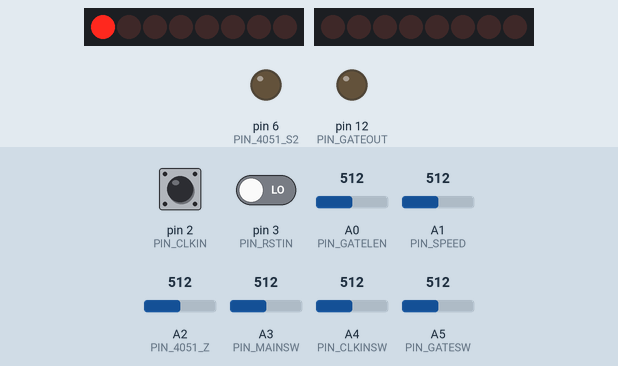
Recording of a sketch running on a simulated Arduino Uno, built with avr-gcc and run on an emulated ATmega328P. Shown: 2 × 8 shift-register outputs drawn as a row of LEDs (first output left, lit = HIGH), output pins drawn as LEDs (lit = HIGH). Wiring (inferred from the names in the program): 2 × shift register (74HC595): data pin 10, shift clock pin 13, latch pin 11 / data pin 5, shift clock pin 4. Wiring (inferred from the signals the program sends): 2 × row of LEDs: on Q0, Q1, Q2, Q3, Q4, Q5, Q6, Q7 / on Q0, Q1, Q2, Q3, Q4, Q5, Q6, Q7. Dashed ring = blinking. The test bench sets the inputs (shaded band); at power-on: A4 (PIN_CLKINSW) = 512, A1 (PIN_SPEED) = 512, A0 (PIN_GATELEN) = 512, A3 (PIN_MAINSW) = 512, pin 2 (PIN_CLKIN) HIGH, pin 3 (PIN_RSTIN) LOW, A2 (PIN_4051_Z) = 512, A5 (PIN_GATESW) = 512. Random numbers use the default seed unless the sketch sets one; pins used as bus, display or sensor lines are not drawn.

Above: at 1.2 s.
1.3 s: A4 (PIN_CLKINSW) set to 498
At 1.51 s:
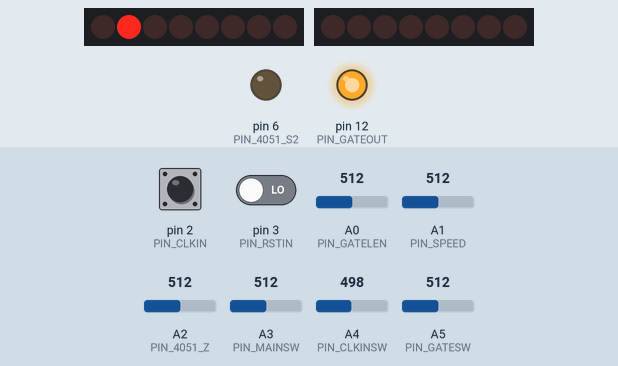
3.1 s: A1 (PIN_SPEED) set to 900
At 5.96 s:
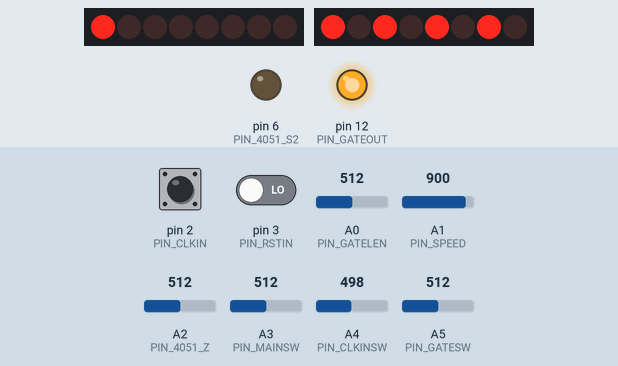
6.1 s: A0 (PIN_GATELEN) set to 10
At 7.31 s:
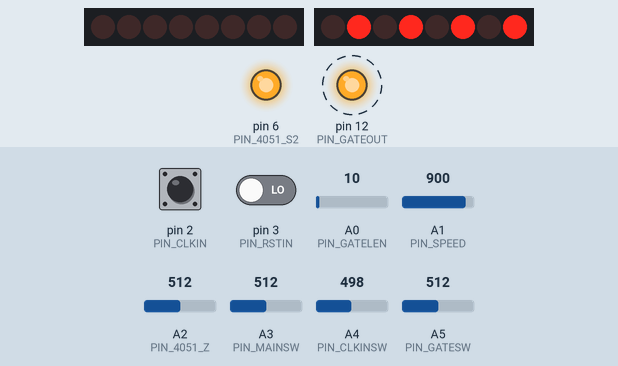
8.3 s: A3 (PIN_MAINSW) set to 306
At 9.7 s:
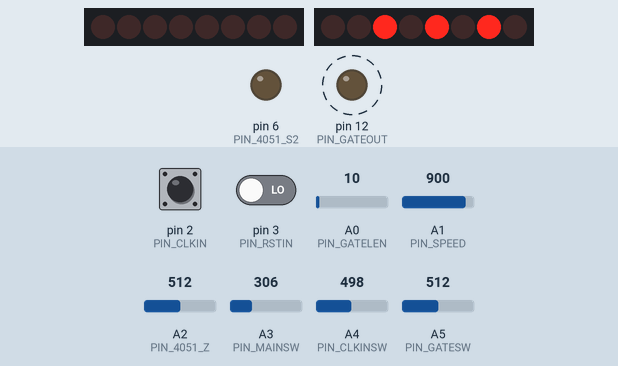
11.3 s: A0 (PIN_GATELEN) set to 306
At 11.7 s:
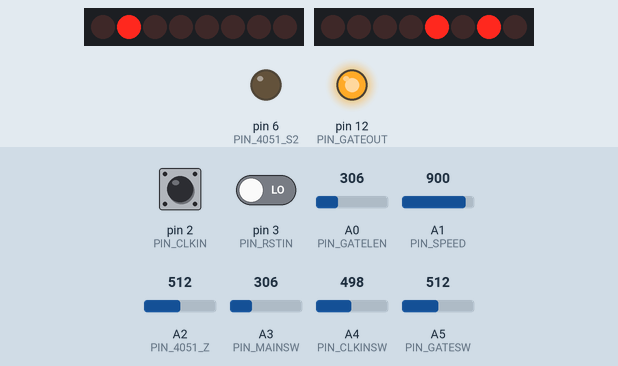
14.3 s: A4 (PIN_CLKINSW) set to 522
At 15.4 s:
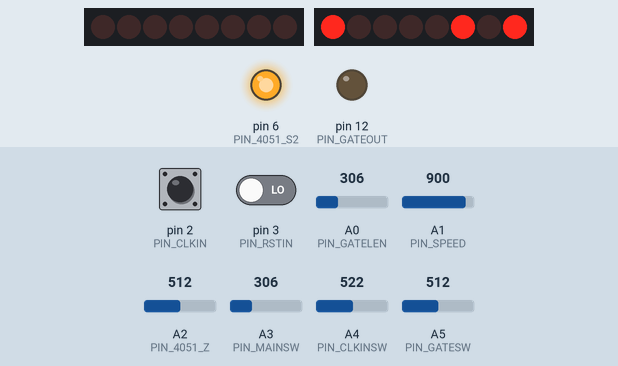
Timing chart, 0 to 17.0 s (numbered marks = the images above; inputs shaded):
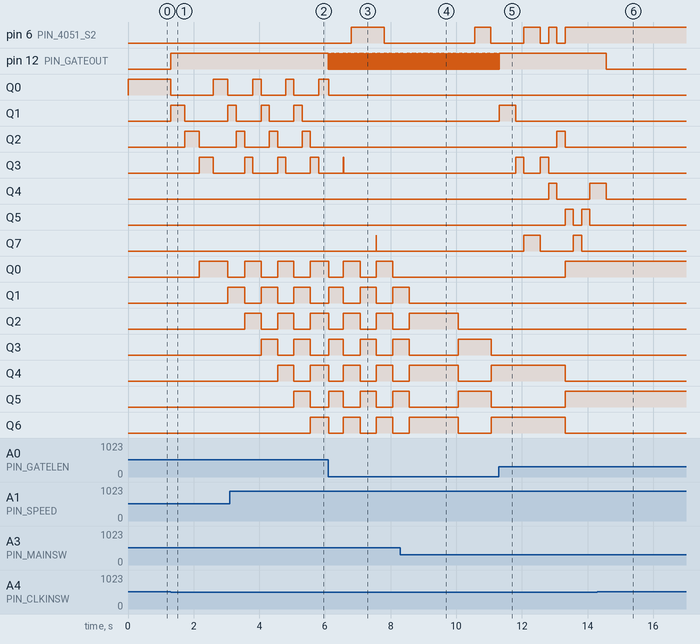

Measured:
- the behaviour switches between 512 and 511 on A4 (PIN_CLKINSW) (found by bisection; images 0 and 1)
- after the input at 1.3 s, pin 12 (PIN_GATEOUT): LOW → HIGH at once; Q0: HIGH → LOW at once, → HIGH 1.3 s later, → LOW 0.43 s later; Q1: LOW → HIGH at once, → LOW 0.43 s later, → HIGH 1.3 s later; Q2: LOW → HIGH after 0.44 s, → LOW 0.43 s later; Q3: LOW → HIGH after 0.87 s, → LOW 0.43 s later
- after the input at 6.1 s, pin 12 (PIN_GATEOUT): alternates HIGH for 0.01 s and LOW for 0.04 s, starting at once
- after the input at 8.3 s, pin 6 (PIN_4051_S2): LOW → HIGH after 2.3 s, → LOW 0.50 s later
- after the input at 14.3 s, pin 12 (PIN_GATEOUT): HIGH → LOW after 0.27 s

The sketch:

diymetro.ino
```cpp
//
// TODO in next PCB version:
// PIN_GATEOUT moved from PIN12/PB4/ICp18 to PIN8/PB0/ICp14
// PIN_CLKINSW moved from A4/PC4/ICp27 to PIN15/PB1/ICp15
// Reversed 595 SER + RCK
// CV Pot Input = A4/PC4/ICp27
//

// Timing configurables, all values are in microseconds.
// You might need to tweak these depending on your hardware.
#define CLOCK_LENGTH 250
#define GATE_DELAY 1000

// Defines the max length in microsecs of the gate length pot.
#define MAX_GATE_TIME 1000000

// sensor inputs
#define PIN_SPEED A1
#define PIN_GATELEN A0
#define PIN_4051_Z A2
#define PIN_MAINSW A3
#define PIN_CLKINSW A4
#define PIN_GATESW A5
#define PIN_CLKIN 2
#define PIN_RSTIN 3

// sensor outputs
#define PIN_CLKOUT 7	 // PD7
#define PIN_GATEOUT 12   // PB4
#define PIN_594_SER 10   // PB2
#define PIN_594_RCLK 11  // PB3
#define PIN_594_SRCLK 13 // PB5

// 4051 port configuration.
// You can't change this without changing PORTD logic below.
#define PIN_4051_S0 4
#define PIN_4051_S1 5
#define PIN_4051_S2 6

void setup()
{
	pinMode(PIN_CLKOUT, OUTPUT);
	pinMode(PIN_GATEOUT, OUTPUT);
	pinMode(PIN_4051_S0, OUTPUT);
	pinMode(PIN_4051_S1, OUTPUT);
	pinMode(PIN_4051_S2, OUTPUT);
	pinMode(PIN_594_SER, OUTPUT);
	pinMode(PIN_594_RCLK, OUTPUT);
	pinMode(PIN_594_SRCLK, OUTPUT);
	pinMode(PIN_CLKIN, INPUT_PULLUP);
	attachInterrupt(digitalPinToInterrupt(PIN_CLKIN), clock_receive, RISING);
	attachInterrupt(digitalPinToInterrupt(PIN_RSTIN), reset_receive, RISING);
	randomSeed(analogRead(0));
	shiftOut2(0x01); // Turn on first led
}

int step = 0;
int stepCount = 0;
int maxSteps = 1;
int reverse = 0;
int substep = 0;

unsigned long lastNotePlayed = micros();
bool gateOpen = false;

// clock_receive is a hardware interrupt callback.
byte clkState = LOW;
volatile byte clock = LOW;
void clock_receive()
{
	clock = !clock;
}

// reset_receive is a hardware interrupt callback.
volatile byte reset = LOW;
void reset_receive()
{
	reset = !reset;
}

// myAnalogRead reads the analog input twice
// to stabilize the ADC input before returning
// a value.
int myAnalogRead(int pin)
{
	analogRead(pin);
	return analogRead(pin);
}

void doreset()
{
	reset = false;
	stepCount = maxSteps;
	step = -1;
	reverse = 0;
	substep = -1;

	lastNotePlayed = micros();
	clkState = LOW;
	clock = HIGH;
}

void loop()
{
	if (reset)
	{
		doreset();
	}
	// gatelen goes from 0.0 to 1.0
	float gatelen = float(myAnalogRead(PIN_GATELEN)) / 1024.0;

	// calc note length in microseconds, this ranges from about 6 to 300 bpm or so
	unsigned long speed = 45000000.0 / (float(myAnalogRead(PIN_SPEED)) + 10.0);

	// clocksw is high if an external clock is plugged in.
	int ic = myAnalogRead(PIN_CLKINSW);
	bool intclock = ic < 512;

	// if the gate is still open, turn it off after some time.
	if (gateOpen && lastNotePlayed < micros() - (MAX_GATE_TIME * gatelen))
	{
		digitalWrite(PIN_GATEOUT, LOW);
		shiftOut2(0);
		gateOpen = false;
	}

	// decide if we want to trigger the next step of the sequencer.
	if (intclock)
	{
		// wait for certain time in internal clock mode
		if (lastNotePlayed > micros() - speed)
		{
			return;
		}
	}
	else
	{
		// wait for clock signal if ext clock is connected
		if (clkState == clock)
		{
			return;
		}
		clkState = clock;
	}

	// always close the gate before sending a new note.
	if (gateOpen)
	{
		digitalWrite(PIN_GATEOUT, LOW);
		shiftOut2(0);
		gateOpen = false;
	}

	lastNotePlayed = micros();
	gateOpen = do_step();
}

// do_step outputs clock + gate and if
// necessary advances the sequencer by a step.
bool do_step()
{
	bool advanced = false;
	stepCount++;
	if (stepCount >= maxSteps)
	{
		stepCount = 0;
		advance();
		advanced = true;
	}

	// Set PIN_4051_Sxx
	PORTD = (PORTD & 0b10001111) | (step << 4);

	// Check the value of the step switch.
	// It's either 0, 511 or 1023 (with some margin).
	int gatesw = myAnalogRead(PIN_GATESW);
	int sw = 0; // default off (middle position)
	if (gatesw > 400 && gatesw < 600)
	{
		sw = 1; // down
	}
	if (gatesw > 900)
	{
		sw = 2; // up
	}

	// Wait for this many microseconds after switching the 4051
	// before sending the gate signal.
	delayMicroseconds(GATE_DELAY);

	// toggle clock and gate if the gate switch is on.
	digitalWrite(PIN_CLKOUT, HIGH);
	bool gate = sw == 1 || (sw == 2 && advanced);
	if (gate)
	{
		digitalWrite(PIN_GATEOUT, HIGH);
		shiftOut2(1 << step);
	}
	// clock time is 10us
	delayMicroseconds(CLOCK_LENGTH);
	digitalWrite(PIN_CLKOUT, LOW);

	maxSteps = map(myAnalogRead(PIN_4051_Z), 0, 1023, 8, 1); // / 128;

	// return whether or not the gate was triggered.
	return gate;
}

// advance the sequencer in forward mode
void advance_fwd(int max)
{
	step++;
	if (step >= max)
	{
		step = 0;
	}
}

// advance the sequencer in pingpong mode
void advance_pingpong()
{
	if (reverse)
	{
		step--;
		if (step < 0)
		{
			step = 7;
			reverse = 0;
			step = 1;
		}
	}
	else
	{
		step++;
		if (step >= 8)
		{
			step = 0;
			reverse = 1;
			step = 6;
		}
	}
}

// advance the sequencer in substep mode
void advance_substep(int len)
{
	substep++;
	if (substep >= len)
	{
		substep = 0;
	}

	if (substep < len - 4)
	{
		// play notes 1-4
		step = substep % 4;
	}
	else
	{
		// play notes 5-8
		step = substep + 8 - len;
	}
}

void advance_random()
{
	step = random(8);
}

byte loop2[] = {0, 1, 2, 3, 4, 0, 1, 2, 3, 5, 0, 1, 2, 3, 6, 0, 1, 2, 3, 7};
void advance_loop2()
{
	substep++;
	if (substep >= 20)
	{
		substep = 0;
	}
	step = loop2[substep];
}

byte rndsteps[8];
int rndstep;
void advance_random_preset_init()
{
	step = random(8);
	rndstep = 0;
	for (int i = 0; i < 8; i++)
	{
		rndsteps[i] = i;
	}
	for (int i = 0; i < 8; i++)
	{
		int x = random(7) + 1;
		byte t = rndsteps[x];
		rndsteps[x] = rndsteps[i];
		rndsteps[i] = t;
	}
}
void advance_random_preset()
{
	rndstep++;
	if (rndstep >= 8)
	{
		rndstep = 0;
	}
	step = rndsteps[rndstep];
}

int lastmainsw = 0;
// advance advances the sequencer by one step
void advance()
{
	int mainsw = map(myAnalogRead(PIN_MAINSW), 0, 1023 - (1023 / 12), 11, 0);
	bool changed = false;

	if (lastmainsw != mainsw)
	{
		lastmainsw = mainsw;
		//    step = 0;
		//    substep = 0;
		changed = true;
	}

	switch (mainsw)
	{
	case 0:
		advance_fwd(4);
		break;
	case 1:
		advance_fwd(6);
		break;
	case 2:
		advance_fwd(8);
		break;
	case 3:
		advance_pingpong();
		break;
	case 4:
		advance_substep(16);
		break;
	case 5:
		advance_substep(24);
		break;
	case 6:
		advance_substep(32);
		break;
	case 7:
		advance_loop2();
		break;
	case 8:
		advance_random();
		break;
	default:
		if (changed)
		{
			advance_random_preset_init();
		}
		advance_random_preset();
		break;
	}
}

// shiftOut writes a byte to the hc594 shift register
// used to control the LEDs.
void shiftOut2(byte data)
{
	digitalWrite(PIN_594_RCLK, LOW);
	shiftOut(PIN_594_SER, PIN_594_SRCLK, MSBFIRST, data);
	digitalWrite(PIN_594_RCLK, HIGH);
}
```
